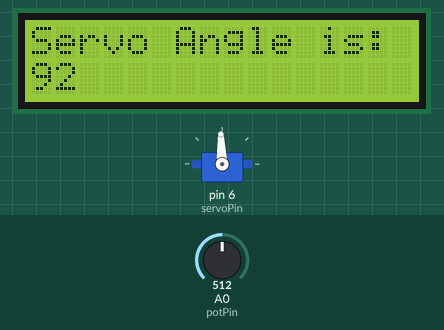
Recording of a sketch running on a simulated Arduino Uno, built with avr-gcc and run on an emulated ATmega328P. Shown: 16×2 character LCD, servo. The inputs (shaded band) are chosen by the test bench; at power-on: A0 (potPin) = 512.

Above: at 1.2 s.
1.3 s: A0 (potPin) set to 716
At 2.7 s:
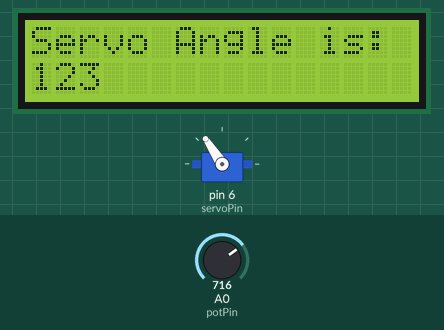
3.0 s: A0 (potPin) set to 900
At 4.3 s:
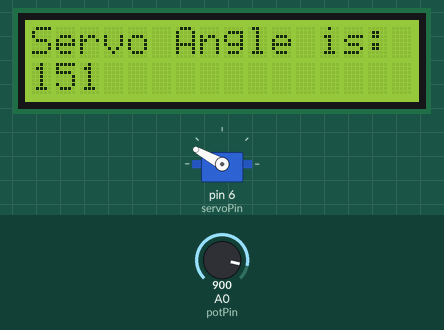
4.6 s: A0 (potPin) set to 1023
At 5.9 s:
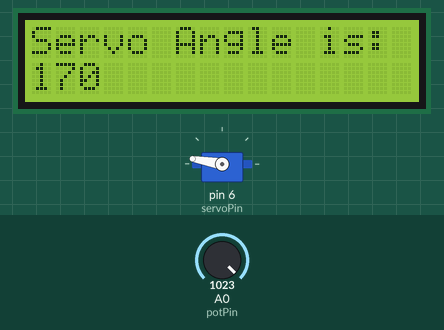
6.2 s: A0 (potPin) set to 306
At 7.1 s:
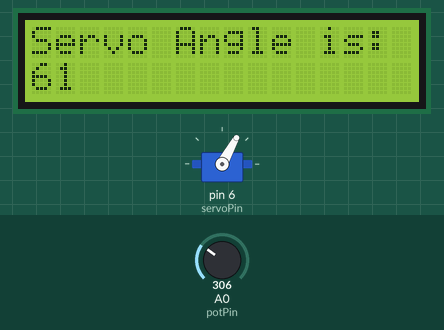
7.7 s: A0 (potPin) set to 122
At 8.6 s:
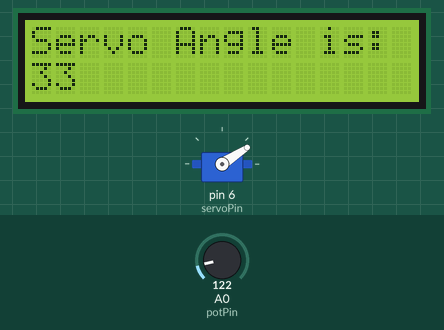
9.3 s: A0 (potPin) set to 0
At 10.0 s:
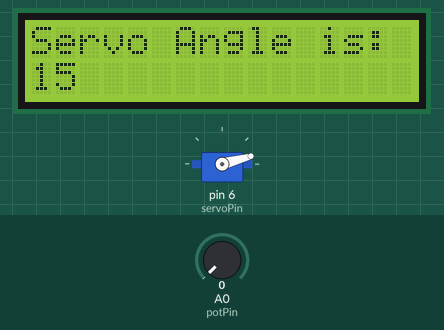
Timing chart, 0 to 12.0 s (numbered marks = the images above; inputs shaded):
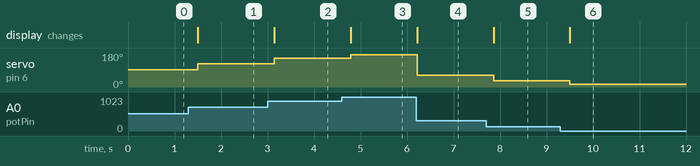

Measured:
- after the input at 1.3 s, servo on pin 6 (servoPin): 92° → 123° after 0.20 s; the display: changes after 0.20 s (image 1)
- after the input at 3.0 s, servo on pin 6 (servoPin): 123° → 151° after 0.14 s; the display: changes after 0.14 s (image 2)
- after the input at 4.6 s, servo on pin 6 (servoPin): 151° → 170° after 0.19 s; the display: changes after 0.19 s (image 3)
- after the input at 6.2 s, servo on pin 6 (servoPin): 170° → 61° at once; the display: changes at once (image 4)
- after the input at 7.7 s, servo on pin 6 (servoPin): 61° → 33° after 0.16 s; the display: changes after 0.16 s (image 5)
- after the input at 9.3 s, servo on pin 6 (servoPin): 33° → 15° after 0.20 s; the display: changes after 0.20 s (image 6)

The sketch:

lcdServo.ino
```cpp
#include <Servo.h>
#include <LiquidCrystal.h>

LiquidCrystal lcd(13,12,11,10,9,8);
Servo sg90;

int servoPin = 6;
int potPin = A0;
int servoAngle = 0;
int potVal = 0;

void setup() {
  Serial.begin(9600);
  lcd.begin(16,2);
  sg90.attach(servoPin);

  pinMode(servoPin, OUTPUT);
  pinMode(potPin, INPUT);
}

void loop() {
  potVal = analogRead(potPin);
  servoAngle = (155./1023.)* potVal + 15;   //some math stuff
  sg90.write(servoAngle);

  lcd.clear();
  lcd.setCursor(0,0);
  lcd.print("Servo Angle is:");
  lcd.setCursor(0,1);
  lcd.print(servoAngle);
  delay(200);

}
```
